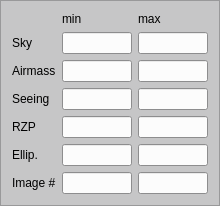
      <widget class="QFrame" name="frame_2">
       <property name="palette">
        <palette>
         <active>
          <colorrole role="Base">
           <brush brushstyle="SolidPattern">
            <color alpha="255">
             <red>252</red>
             <green>252</green>
             <blue>252</blue>
            </color>
           </brush>
          </colorrole>
          <colorrole role="Window">
           <brush brushstyle="SolidPattern">
            <color alpha="255">
             <red>198</red>
             <green>198</green>
             <blue>199</blue>
            </color>
           </brush>
          </colorrole>
         </active>
         <inactive>
          <colorrole role="Base">
           <brush brushstyle="SolidPattern">
            <color alpha="255">
             <red>252</red>
             <green>252</green>
             <blue>252</blue>
            </color>
           </brush>
          </colorrole>
          <colorrole role="Window">
           <brush brushstyle="SolidPattern">
            <color alpha="255">
             <red>198</red>
             <green>198</green>
             <blue>199</blue>
            </color>
           </brush>
          </colorrole>
         </inactive>
         <disabled>
          <colorrole role="Base">
           <brush brushstyle="SolidPattern">
            <color alpha="255">
             <red>198</red>
             <green>198</green>
             <blue>199</blue>
            </color>
           </brush>
          </colorrole>
          <colorrole role="Window">
           <brush brushstyle="SolidPattern">
            <color alpha="255">
             <red>198</red>
             <green>198</green>
             <blue>199</blue>
            </color>
           </brush>
          </colorrole>
         </disabled>
        </palette>
       </property>
       <property name="autoFillBackground">
        <bool>true</bool>
       </property>
       <property name="frameShape">
        <enum>QFrame::StyledPanel</enum>
       </property>
       <property name="frameShadow">
        <enum>QFrame::Raised</enum>
       </property>
       <layout class="QGridLayout" name="gridLayout_3">
        <item row="2" column="2">
         <widget class="QLineEdit" name="airmassMaxLineEdit">
          <property name="maximumSize">
           <size>
            <width>70</width>
            <height>16777215</height>
           </size>
          </property>
          <property name="focusPolicy">
           <enum>Qt::StrongFocus</enum>
          </property>
          <property name="statusTip">
           <string>Maximum airmass allowed</string>
          </property>
          <property name="clearButtonEnabled">
           <bool>false</bool>
          </property>
         </widget>
        </item>
        <item row="3" column="0">
         <widget class="QLabel" name="label_9">
          <property name="text">
           <string>Seeing</string>
          </property>
         </widget>
        </item>
        <item row="3" column="1">
         <widget class="QLineEdit" name="seeingMinLineEdit">
          <property name="maximumSize">
           <size>
            <width>70</width>
            <height>16777215</height>
           </size>
          </property>
          <property name="focusPolicy">
           <enum>Qt::StrongFocus</enum>
          </property>
          <property name="statusTip">
           <string>Minimum seeing allowed (usually unconstrained as lower seeing is better)</string>
          </property>
          <property name="clearButtonEnabled">
           <bool>false</bool>
          </property>
         </widget>
        </item>
        <item row="3" column="2">
         <widget class="QLineEdit" name="seeingMaxLineEdit">
          <property name="maximumSize">
           <size>
            <width>70</width>
            <height>16777215</height>
           </size>
          </property>
          <property name="focusPolicy">
           <enum>Qt::StrongFocus</enum>
          </property>
          <property name="statusTip">
           <string>Maximum seeing allowed</string>
          </property>
          <property name="clearButtonEnabled">
           <bool>false</bool>
          </property>
         </widget>
        </item>
        <item row="4" column="1">
         <widget class="QLineEdit" name="rzpMinLineEdit">
          <property name="maximumSize">
           <size>
            <width>70</width>
            <height>16777215</height>
           </size>
          </property>
          <property name="focusPolicy">
           <enum>Qt::StrongFocus</enum>
          </property>
          <property name="statusTip">
           <string>Minimum relative zeropoint allowed</string>
          </property>
          <property name="clearButtonEnabled">
           <bool>false</bool>
          </property>
         </widget>
        </item>
        <item row="2" column="1">
         <widget class="QLineEdit" name="airmassMinLineEdit">
          <property name="maximumSize">
           <size>
            <width>70</width>
            <height>16777215</height>
           </size>
          </property>
          <property name="focusPolicy">
           <enum>Qt::StrongFocus</enum>
          </property>
          <property name="statusTip">
           <string>Minimum airmass allowed (usually unconstrained as lower airmass is better)</string>
          </property>
          <property name="clearButtonEnabled">
           <bool>false</bool>
          </property>
         </widget>
        </item>
        <item row="1" column="1">
         <widget class="QLineEdit" name="skyMinLineEdit">
          <property name="maximumSize">
           <size>
            <width>70</width>
            <height>16777215</height>
           </size>
          </property>
          <property name="focusPolicy">
           <enum>Qt::StrongFocus</enum>
          </property>
          <property name="statusTip">
           <string>Minimum sky background allowed</string>
          </property>
          <property name="clearButtonEnabled">
           <bool>false</bool>
          </property>
         </widget>
        </item>
        <item row="1" column="2">
         <widget class="QLineEdit" name="skyMaxLineEdit">
          <property name="maximumSize">
           <size>
            <width>70</width>
            <height>16777215</height>
           </size>
          </property>
          <property name="focusPolicy">
           <enum>Qt::StrongFocus</enum>
          </property>
          <property name="statusTip">
           <string>Maximum sky background allowed</string>
          </property>
          <property name="clearButtonEnabled">
           <bool>false</bool>
          </property>
         </widget>
        </item>
        <item row="2" column="0">
         <widget class="QLabel" name="label_11">
          <property name="text">
           <string>Airmass</string>
          </property>
         </widget>
        </item>
        <item row="5" column="1">
         <widget class="QLineEdit" name="ellMinLineEdit">
          <property name="maximumSize">
           <size>
            <width>70</width>
            <height>16777215</height>
           </size>
          </property>
          <property name="focusPolicy">
           <enum>Qt::StrongFocus</enum>
          </property>
          <property name="statusTip">
           <string>Minimum PSF ellipticity allowed  (usually unconstrained as lower ellipticity is better)</string>
          </property>
          <property name="clearButtonEnabled">
           <bool>false</bool>
          </property>
         </widget>
        </item>
        <item row="1" column="0">
         <widget class="QLabel" name="label_8">
          <property name="text">
           <string>Sky</string>
          </property>
         </widget>
        </item>
        <item row="4" column="0">
         <widget class="QLabel" name="label_12">
          <property name="text">
           <string>RZP</string>
          </property>
         </widget>
        </item>
        <item row="4" column="2">
         <widget class="QLineEdit" name="rzpMaxLineEdit">
          <property name="maximumSize">
           <size>
            <width>70</width>
            <height>16777215</height>
           </size>
          </property>
          <property name="focusPolicy">
           <enum>Qt::StrongFocus</enum>
          </property>
          <property name="statusTip">
           <string>Maximum relative zeropoint allowed (usually unconstrained as higher zeropoints mean better transparency)</string>
          </property>
          <property name="clearButtonEnabled">
           <bool>false</bool>
          </property>
         </widget>
        </item>
        <item row="5" column="0">
         <widget class="QLabel" name="label_13">
          <property name="text">
           <string>Ellip.</string>
          </property>
         </widget>
        </item>
        <item row="5" column="2">
         <widget class="QLineEdit" name="ellMaxLineEdit">
          <property name="maximumSize">
           <size>
            <width>70</width>
            <height>16777215</height>
           </size>
          </property>
          <property name="focusPolicy">
           <enum>Qt::StrongFocus</enum>
          </property>
          <property name="statusTip">
           <string>Maximum PSF ellipticity allowed</string>
          </property>
          <property name="clearButtonEnabled">
           <bool>false</bool>
          </property>
         </widget>
        </item>
        <item row="0" column="1">
         <widget class="QLabel" name="label_6">
          <property name="text">
           <string>min</string>
          </property>
         </widget>
        </item>
        <item row="0" column="2">
         <widget class="QLabel" name="label_7">
          <property name="text">
           <string>max</string>
          </property>
         </widget>
        </item>
        <item row="6" column="0">
         <widget class="QLabel" name="label_14">
          <property name="text">
           <string>Image #</string>
          </property>
         </widget>
        </item>
        <item row="6" column="1">
         <widget class="QLineEdit" name="imageMinLineEdit">
          <property name="maximumSize">
           <size>
            <width>70</width>
            <height>16777215</height>
           </size>
          </property>
          <property name="focusPolicy">
           <enum>Qt::StrongFocus</enum>
          </property>
          <property name="statusTip">
           <string>The lowest image number in the consecutive series (constraint on the x-axis)</string>
          </property>
          <property name="clearButtonEnabled">
           <bool>false</bool>
          </property>
         </widget>
        </item>
        <item row="6" column="2">
         <widget class="QLineEdit" name="imageMaxLineEdit">
          <property name="maximumSize">
           <size>
            <width>70</width>
            <height>16777215</height>
           </size>
          </property>
          <property name="focusPolicy">
           <enum>Qt::StrongFocus</enum>
          </property>
          <property name="statusTip">
           <string>The highest image number in the consecutive series (constraint on the x-axis)</string>
          </property>
          <property name="clearButtonEnabled">
           <bool>false</bool>
          </property>
         </widget>
        </item>
       </layout>
      </widget>
